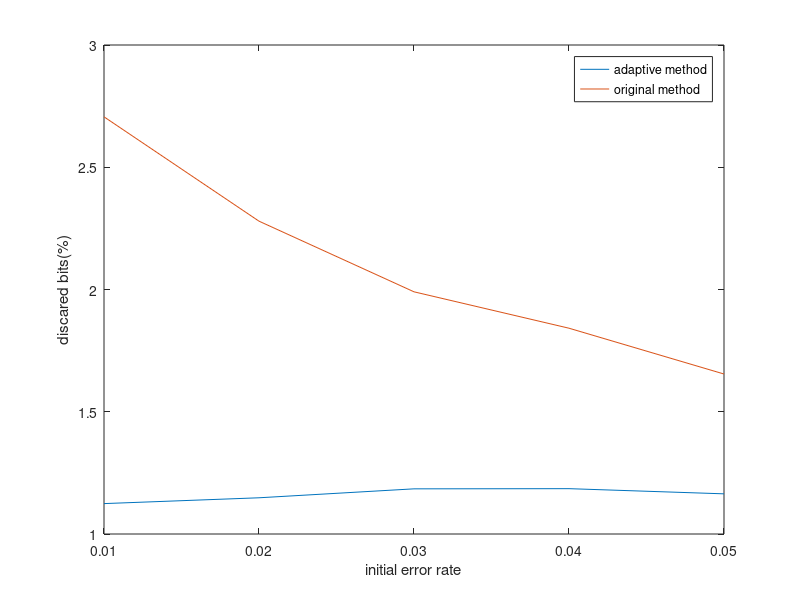

Write MATLAB code to recreate this figure.
load('result.mat')
x=result(1,:);
xx=x.*log2(1./x);
y1=result(2,:)./xx;
y2=result(3,:)./xx;
plot(x,y1)
hold on
plot(x,y2)
legend('adaptive method','original method')
xlabel('initial error rate')
ylabel('discared bits(%)')